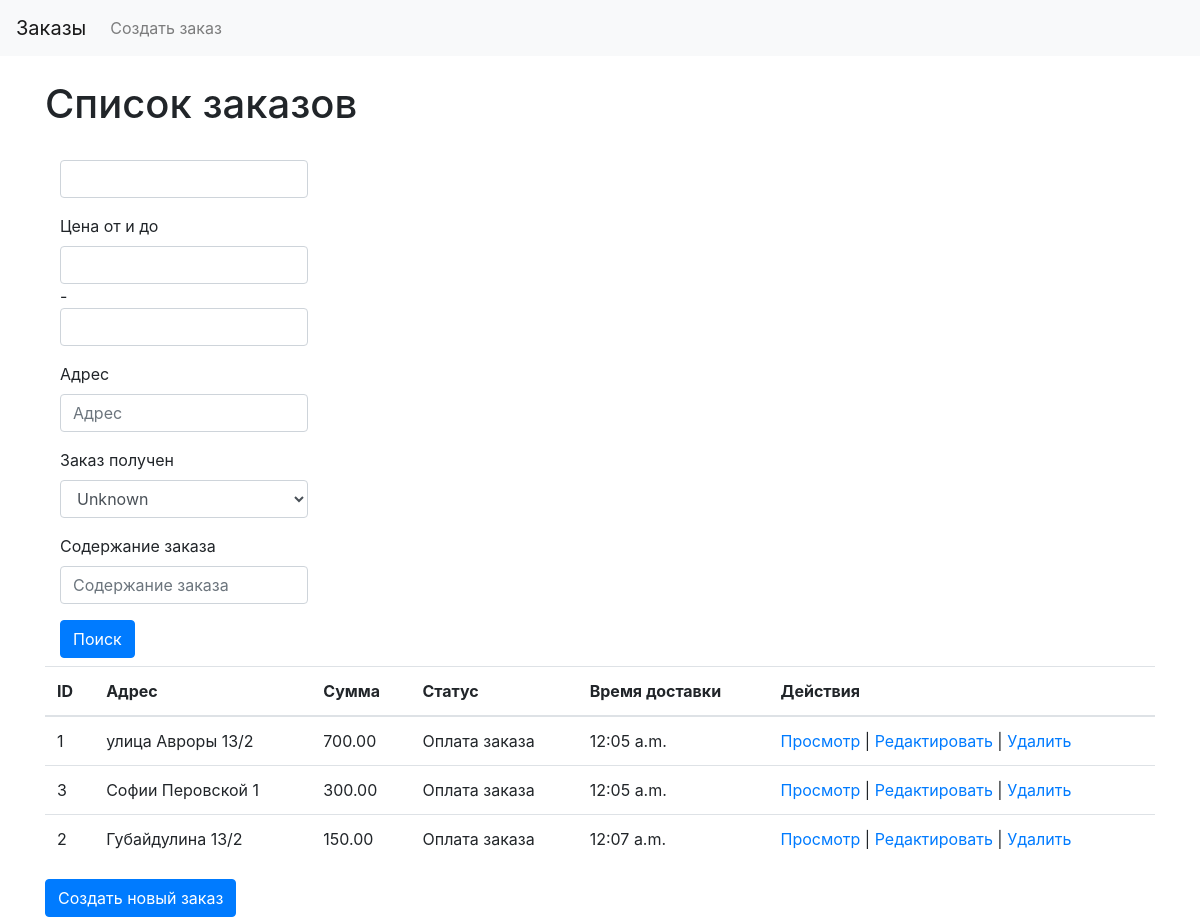
Before: / with the older database file.
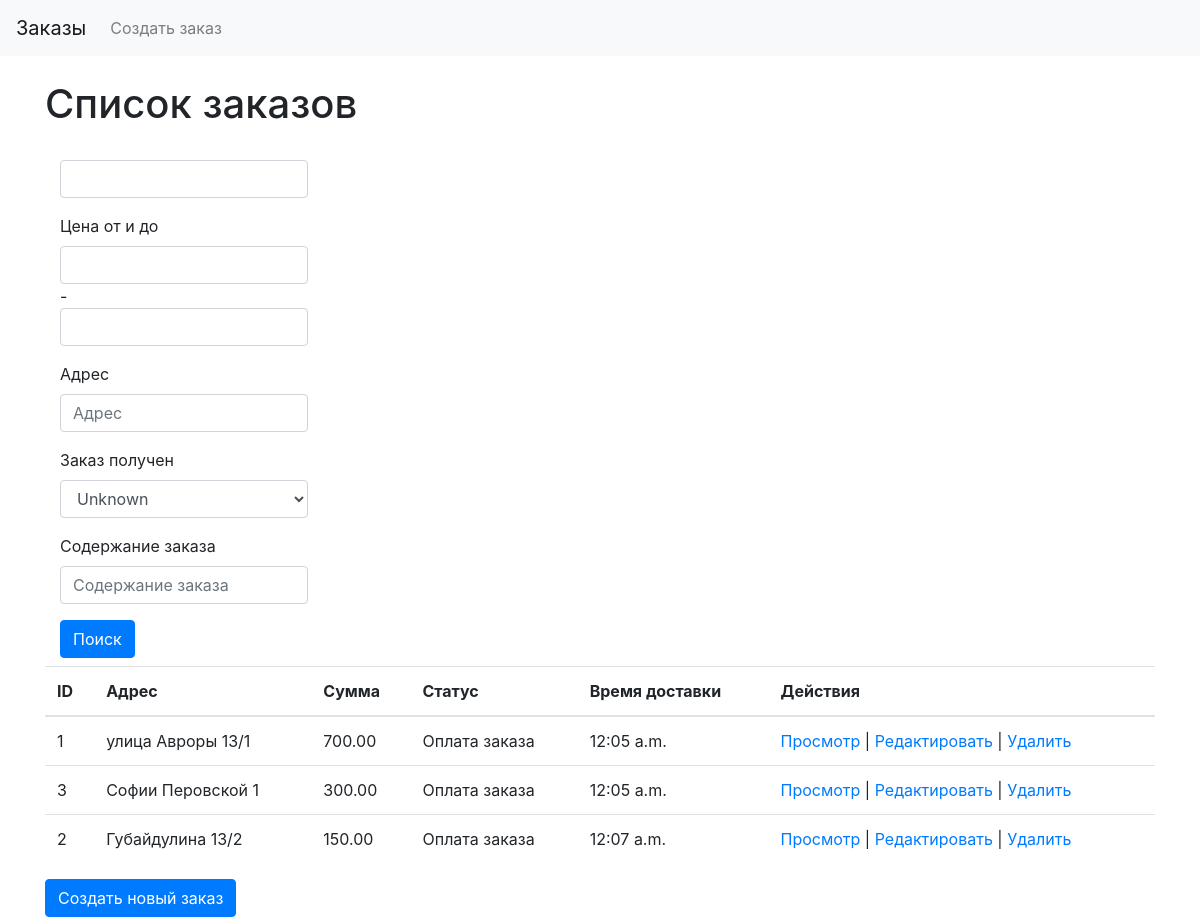
After: the same page with the newer database file.
### core/models.py (models this page shows, shortened)
class Order(models.Model):
    class DeliveryStatus(models.TextChoices):
        PAYING = 'PAYING', 'Оплата заказа'
        PREPARING = 'PREPARING', 'Заказ готовится'
        DELIVERING = 'DELIVERING', 'Заказ доставляется'
        RECEIVED = 'RECEIVED', 'Заказ получен'
    class PaymentMethod(models.TextChoices):
        BANK_CARD = 'BANK_CARD', 'Банковская карта'
    products = models.ManyToManyField(to=Product, related_name='orders',
                                      verbose_name='Товары')
    cafe = models.ForeignKey(to=Cafe, on_delete=models.PROTECT, related_name='orders', verbose_name='Кофейни',
                             null=True)
    sum = models.DecimalField(verbose_name='Сумма', max_digits=10, decimal_places=2, null=True, blank=True)
    delivery_status = models.CharField('Статус доставки', max_length=100, choices=DeliveryStatus.choices,
                                       default=DeliveryStatus.PAYING, null=True, blank=True)
    payment_method = models.CharField('Способ оплаты', max_length=100, choices=PaymentMethod.choices, null=True)
    address = models.TextField('Адрес', null=True, blank=True)
    waiting_time = models.TimeField('Время доставки', null=True, blank=True)
    class Meta:
        verbose_name = 'Заказ'
        verbose_name_plural = 'Заказы'
        ordering = ('waiting_time',)

### core/views.py (the view)
# urls.py: path('', OrderListView.as_view(), name='order_list'),
class OrderListView(FilterView):
    model = Order
    template_name = 'orders/order_list.html'
    context_object_name = 'orders'
    filterset_class = filters.Order

### templates/orders/order_list.html (shortened to what this page needs)
{% extends 'base.html' %}
{% load django_bootstrap5 %}
{% block content %}
    <h1>Список заказов</h1>
    <div class="filter">
        <div class="col-md-3">
            <div class="card_body mb-2">
                <form method="get">
                    {% bootstrap_form filter.form %}
                    {% bootstrap_button button_type="submit" content="Поиск" %}
                </form>
            </div>
        </div>
    </div>
    <table class="table">
        <thead>
            <tr>
                <th>ID</th>
                <th>Адрес</th>
                <th>Сумма</th>
                <th>Статус</th>
                <th>Время доставки</th>
                <th>Действия</th>
            </tr>
        </thead>
        <tbody>
            {% for order in orders %}
            <tr>
                <td>{{ order.id }}</td>
                <td>{{ order.address|truncatechars:30 }}</td>
                <td>{{ order.sum }}</td>
                <td>{{ order.get_delivery_status_display }}</td>
                <td>{{ order.waiting_time }}</td>
                <td>
                    <a href="{% url 'order_detail' order.pk %}">Просмотр</a> |
                    <a href="{% url 'order_update' order.pk %}">Редактировать</a> |
                    <a href="{% url 'order_delete' order.pk %}">Удалить</a>
                </td>
            </tr>
            {% empty %}
            <tr>
                <td colspan="6">Заказы отсутствуют</td>
            </tr>
            {% endfor %}
        </tbody>
    </table>
    <a href="{% url 'order_create' %}" class="btn btn-primary">Создать новый заказ</a>
{% endblock %}

Changed rows visible on the page:
changed Order id 1: address "улица Авроры 13/2" → "улица Авроры 13/1"
